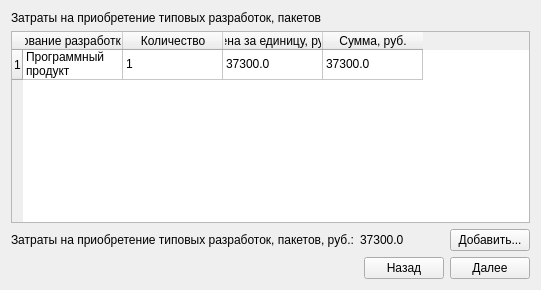
      <widget class="QWidget" name="tab_21">
       <attribute name="title">
        <string>Аналог3</string>
       </attribute>
       <layout class="QVBoxLayout" name="verticalLayout_20">
        <item>
         <widget class="QLabel" name="label_194">
          <property name="text">
           <string>Затраты на приобретение типовых разработок, пакетов</string>
          </property>
         </widget>
        </item>
        <item>
         <widget class="QTableWidget" name="tableWidget_14">
          <row>
           <property name="text">
            <string>1</string>
           </property>
          </row>
          <column>
           <property name="text">
            <string>Наименование разработки/пакета</string>
           </property>
          </column>
          <column>
           <property name="text">
            <string>Количество</string>
           </property>
          </column>
          <column>
           <property name="text">
            <string>Цена за единицу, руб.</string>
           </property>
          </column>
          <column>
           <property name="text">
            <string>Сумма, руб.</string>
           </property>
          </column>
          <item row="0" column="0">
           <property name="text">
            <string>Программный продукт</string>
           </property>
          </item>
          <item row="0" column="1">
           <property name="text">
            <string>1</string>
           </property>
          </item>
          <item row="0" column="2">
           <property name="text">
            <string>37300.0</string>
           </property>
          </item>
          <item row="0" column="3">
           <property name="text">
            <string>37300.0</string>
           </property>
          </item>
         </widget>
        </item>
        <item>
         <layout class="QHBoxLayout" name="horizontalLayout_41">
          <item>
           <widget class="QLabel" name="label_42">
            <property name="text">
             <string>Затраты на приобретение типовых разработок, пакетов, руб.:</string>
            </property>
           </widget>
          </item>
          <item>
           <widget class="QLabel" name="label_43">
            <property name="text">
             <string>37300.0</string>
            </property>
           </widget>
          </item>
          <item>
           <spacer name="horizontalSpacer_37">
            <property name="orientation">
             <enum>Qt::Horizontal</enum>
            </property>
            <property name="sizeHint" stdset="0">
             <size>
              <width>40</width>
              <height>20</height>
             </size>
            </property>
           </spacer>
          </item>
          <item>
           <widget class="QPushButton" name="pushButton_54">
            <property name="text">
             <string>Добавить...</string>
            </property>
           </widget>
          </item>
         </layout>
        </item>
        <item>
         <layout class="QHBoxLayout" name="horizontalLayout_42">
          <item>
           <spacer name="horizontalSpacer_38">
            <property name="orientation">
             <enum>Qt::Horizontal</enum>
            </property>
            <property name="sizeHint" stdset="0">
             <size>
              <width>40</width>
              <height>20</height>
             </size>
            </property>
           </spacer>
          </item>
          <item>
           <widget class="QPushButton" name="pushButton_55">
            <property name="text">
             <string>Назад</string>
            </property>
           </widget>
          </item>
          <item>
           <widget class="QPushButton" name="pushButton_56">
            <property name="text">
             <string>Далее</string>
            </property>
           </widget>
          </item>
         </layout>
        </item>
       </layout>
      </widget>
